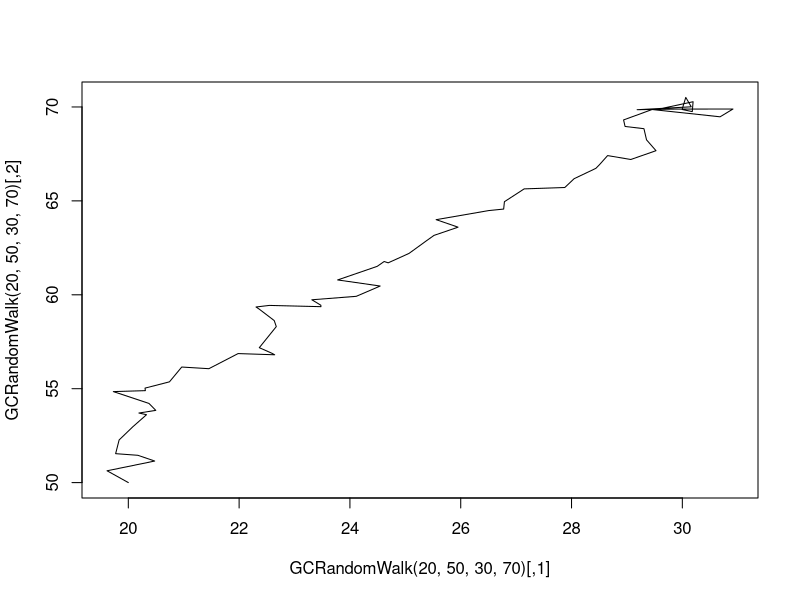

Generate this figure with R:
GCRandomWalk = function(lonBegin, latBegin, lonEnd, latEnd, 
    spe = 0.0065, sig =  0.005) 
{
  lonBegin = lonBegin*pi/180
  latBegin = latBegin*pi/180
  lonEnd = lonEnd*pi/180
  latEnd = latEnd*pi/180
# lat and lon MUST be in RADIANS 
 pi2<-pi/2

 px = lonBegin; pp = latBegin
 px1 = lonEnd ; pp1 = latEnd
 x = px ; p = pp 

 for(i in 1:65){
   cosp = cos(pi2-pp)*cos(pi2-pp1)+sin(pi2-pp)*sin(pi2-pp1)*cos(px1-px)
   cosC = (cos(pi2-pp1)-cos(pi2-pp)*cosp)/(sin(pi2-pp)*sin(acos(cosp)))
   cosc = cos(pi2-pp)*cos(spe)+sin(pi2-pp)*sin(spe)*cosC
   cosP = (cos(spe)-cos(pi2-pp)*cosc)/(sin(pi2-pp)*sin(acos(cosc)))
   pp = pi2-acos(cosc)
   px = ifelse(px1<=px, px-acos(cosP), px+acos(cosP))
   px = px+rnorm(1,0,sig/sin(pp))
   pp = pp+rnorm(1,0,sig)
   x = c(x,px)
   p = c(p,pp)
  }
  x = x*180/pi
  p = p*180/pi
 return(matrix(c(x,p), ncol = 2, byrow=FALSE))
}

plot(GCRandomWalk(20,50,30,70), type='l')
